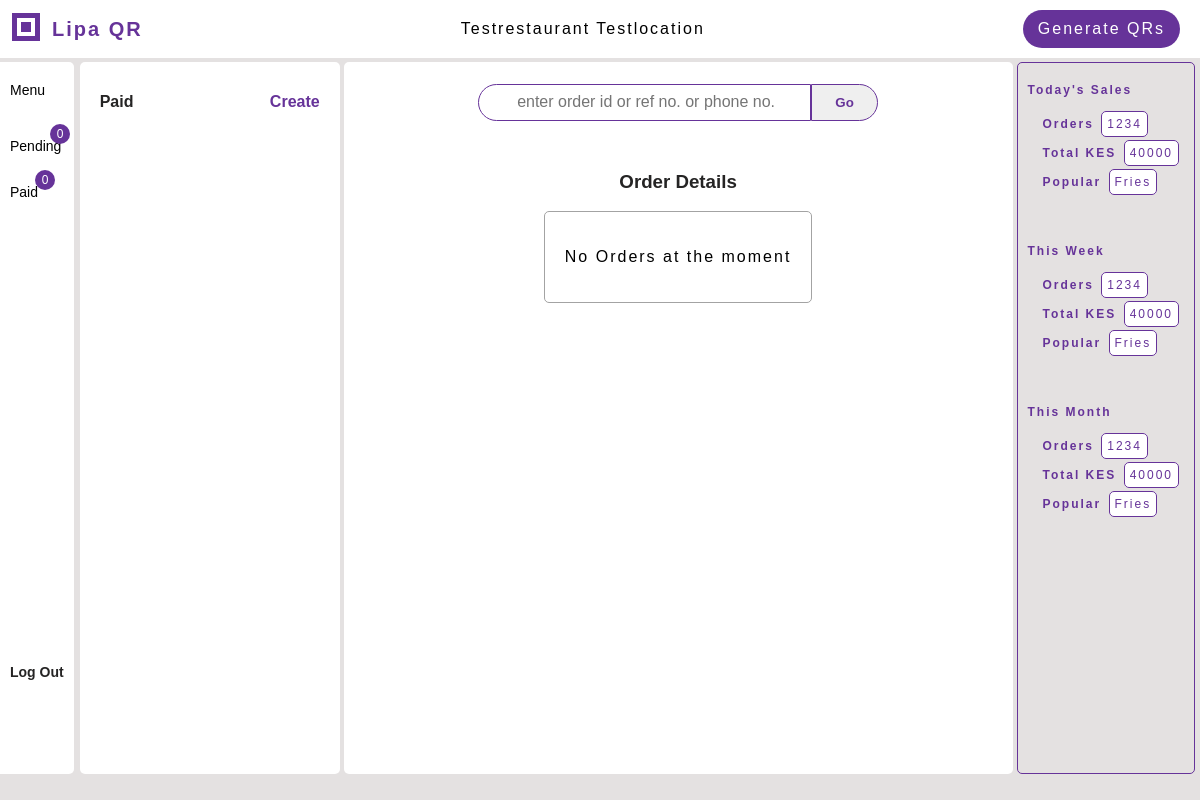
The app's page /paid/ (signed in), older data.
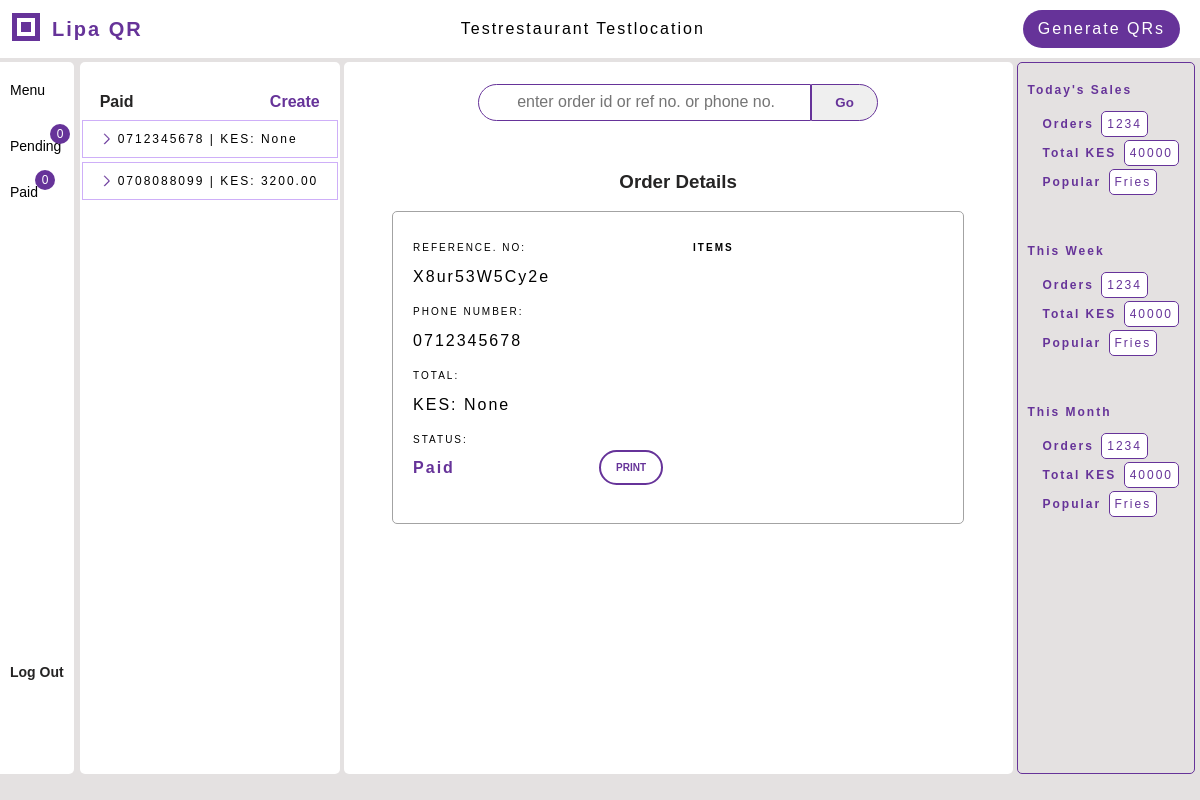
The same page, newer data.
### menus/models.py (models this page shows, shortened)
class Order(models.Model):
    order_id = models.AutoField(primary_key=True)
    reference_number = models.CharField(unique=True, max_length=20)
    table_number = models.IntegerField(null=True, blank=False)
    phone_number = PhoneNumber(max_length=15, null=True, blank=False)
    restaurant = models.ForeignKey(Restaurant, related_name="orders", on_delete=models.SET_NULL, null=True, blank=True)
    total_amount = models.DecimalField(decimal_places=2, max_digits=10, null=True, default=None)
    paid = models.BooleanField(default=False)
    new = models.BooleanField(default=True)
    @property
    def items_ordered(self):
        return self.ordered_items.all()

### qrgenerator/views_dashbord.py (the view)
# urls.py: path('paid/', views_dashbord.paid_orders, name='paid'),
def paid_orders(request, order_id=None):
    restaurant = request.user.restaurant
    if not restaurant:
        return HttpResponseForbidden('Access Denied')
    orders = restaurant.orders.filter(paid=True).order_by('order_id')
    context = get_orders_context(order_id, orders, restaurant)
    return render(request, 'qrgenerator/paid.html', context)

### qrgenerator/views_dashbord.py (called while the page is built)
def get_orders_context(order_id, orders, restaurant):
    context = {
        'orders': orders, 'display_order': orders.first(), 'restaurant': restaurant,
        }
    if order_id and (display_order := Order.get(unique_value=order_id)):
        display_order.new = False
        display_order.save()
        context['display_order'] = display_order
    return context

### qrgenerator/templates/qrgenerator/paid.html (shortened to what this page needs)
{% extends 'qrgenerator/dashbord.html' %}
{% block paid %}
<div class="menu-left-item active-tab">
    <a href="{% url 'qrgenerator:paid' %}">Paid
        <span id="incoming-paid" class="incoming">0</span>
    </a>
</div>
{% endblock %}
{% block menu_elements %}
<div class="menu-elements bg-white">
    <div class="elements-top">
        <div class="elements-title">Paid</div>
        <a target="_blank" href="{% url 'menus:get_menu' restaurant.restaurant_id %}"><span class="create-order">Create</span></a>
    </div>
    <div class="elements-wrapper">
        {% if orders %}
        {% for order in orders %}
        <a href="{% url 'qrgenerator:paid' order.order_id %}">
        <div class="element-highlight {% if order.new %}is-new{% endif %}">
            <span class="item-name item-property">
            {{ order.phone_number }} | KES: {{ order.total_amount }}
            </span>
        </div>
        </a>
        {% endfor %}
        {% endif %}
    </div>
</div>
{% endblock %}
{% block workspace %}
    <div class="form-wrapper">
        <div class="form-title"><h3>Order Details</h3></div>
        <div class="order-summary">
            {% if display_order %}
            <div class="width-250">
                <div class="input-wrapper">
                    <div class="label">Reference. No:</div>
                    <div class="form-input">{{ display_order.reference_number }}</div>
                </div>
                <div class="input-wrapper">
                    <div class="label">Phone Number:</div>
                    <div class="form-input">{{ display_order.phone_number }}</div>
                </div>
                <div class="input-wrapper"><div class="label">Total:</div>
                    <div class="form-input">KES: {{ display_order.total_amount }}</div>
                </div>
                <div class="input-wrapper">
                    <div class="label">Status:</div>
                    <div class="status">{% if display_order.paid %}Paid{% endif %}
                        <form method="POST" action="" class="paid-btn-wrapper">
                            <button type="submit" class="mark-paid">PRINT</button>
                        </form>
                    </div>
                </div>
                <br>
            </div>
            <div class="width-250 padding-left-10">
            <div class="label items-title">Items</div>
            </div>
            {% else %}
            <p>No Orders at the moment</p>
            {% endif %}
        </div>
</div>
{% endblock %}

Row changes from the older to the newer data that the page shows:
now on this page (row edited): Order: phone_number "0712345678", total_amount "None", reference_number "X8ur53W5Cy2e"
now on this page (row edited): Order: phone_number "0708088099", total_amount "3200.00"
Text that changed along with them:
text no longer shown: "No Orders at the moment"
text now shown: "REFERENCE. NO: PHONE NUMBER: TOTAL: KES: STATUS: Paid PRINT ITEMS"
